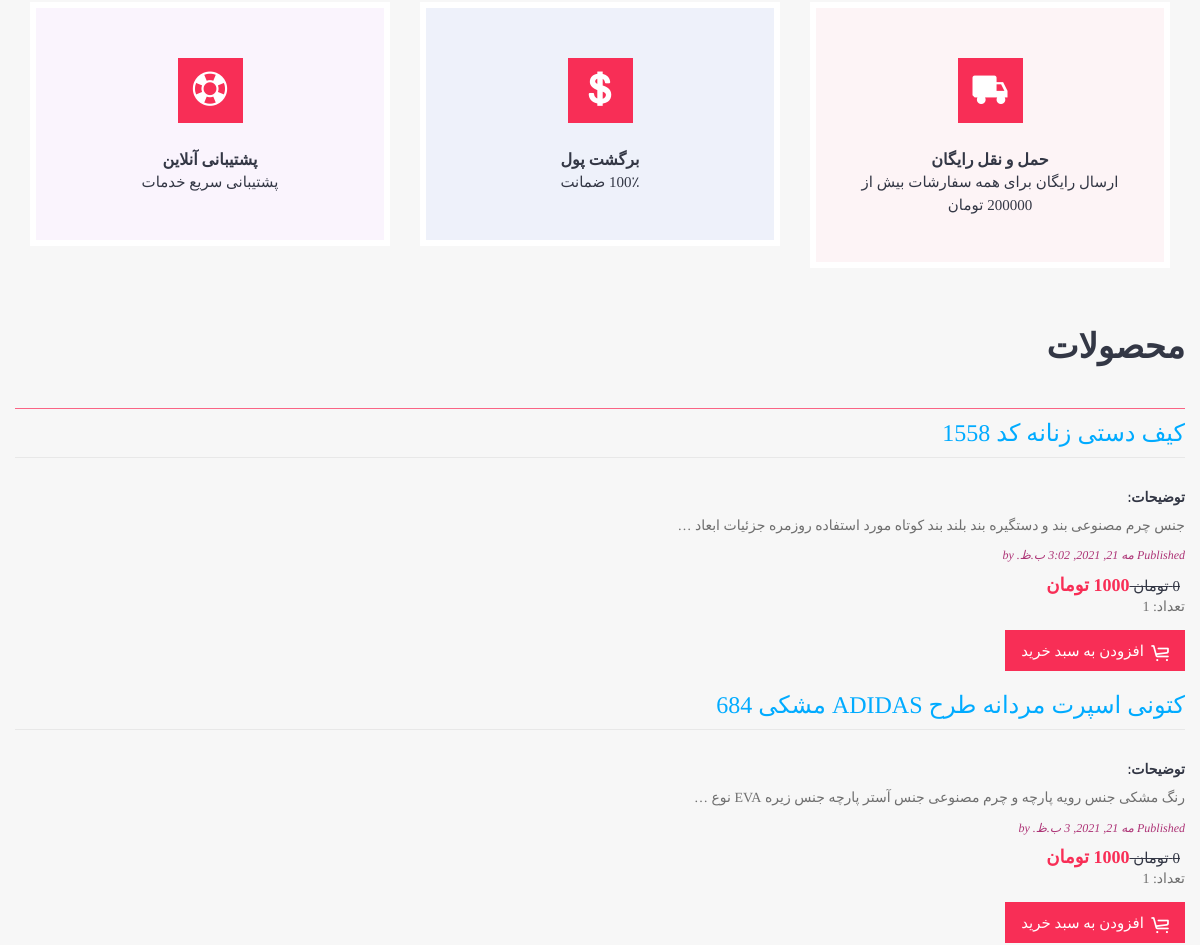
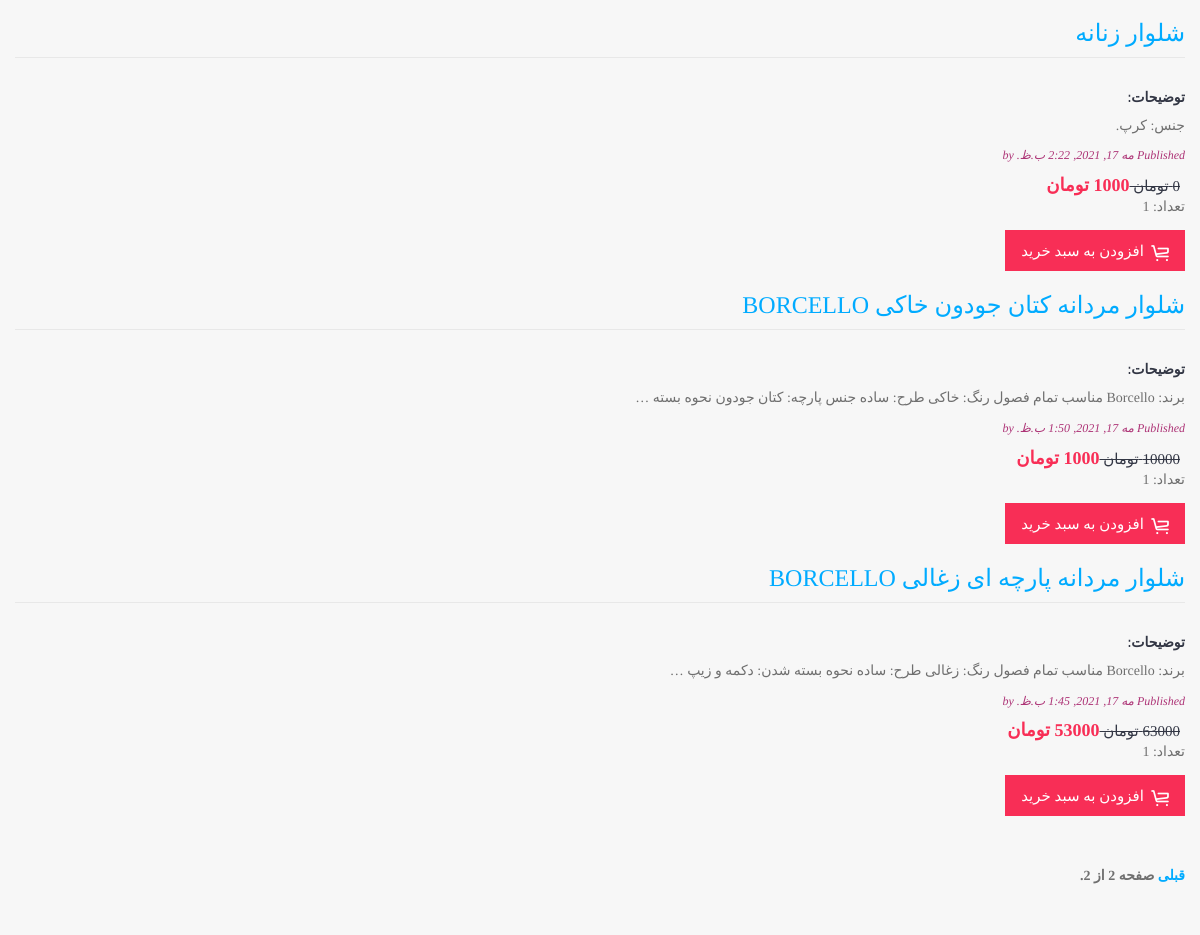
The app's page /shop/?page=2 (middle part), older data (2 pictures, top to bottom).
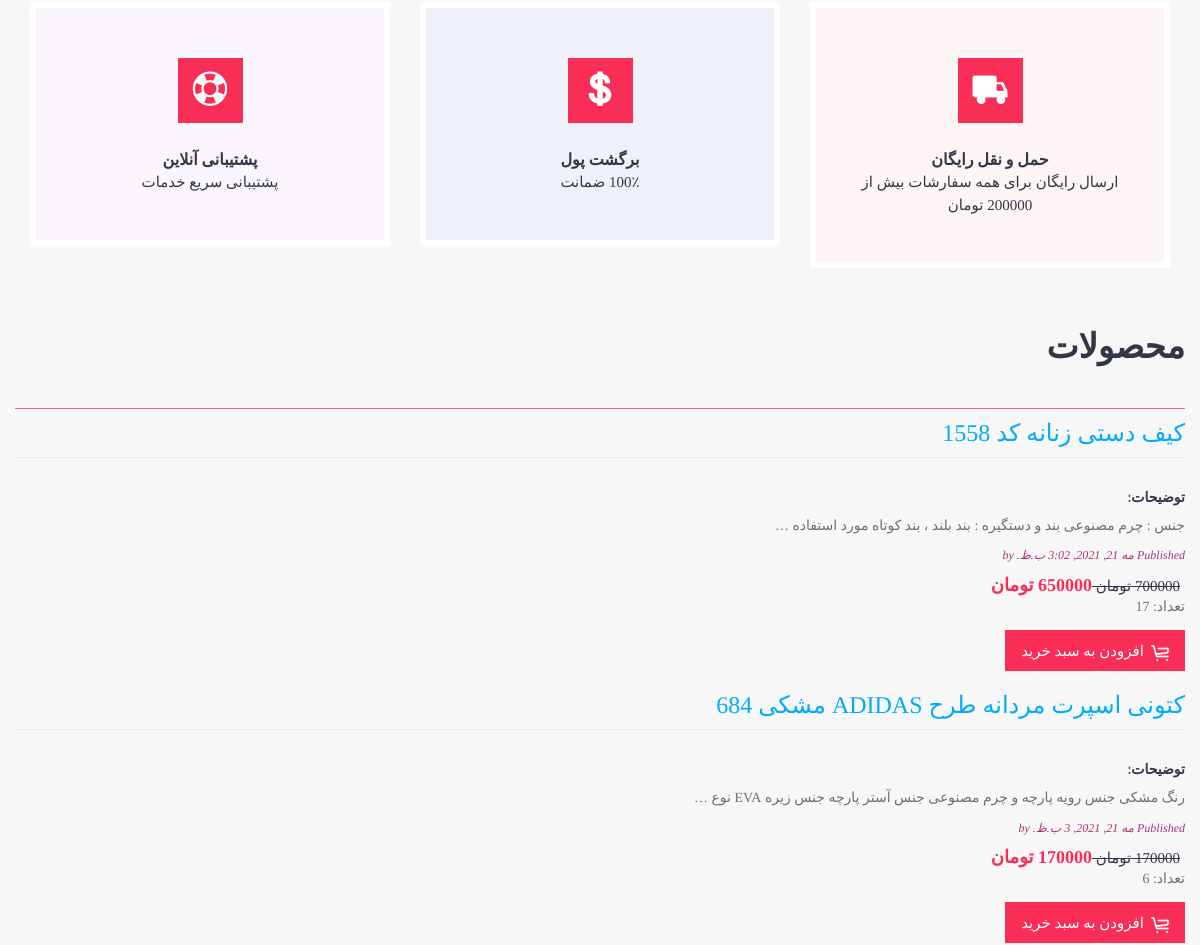
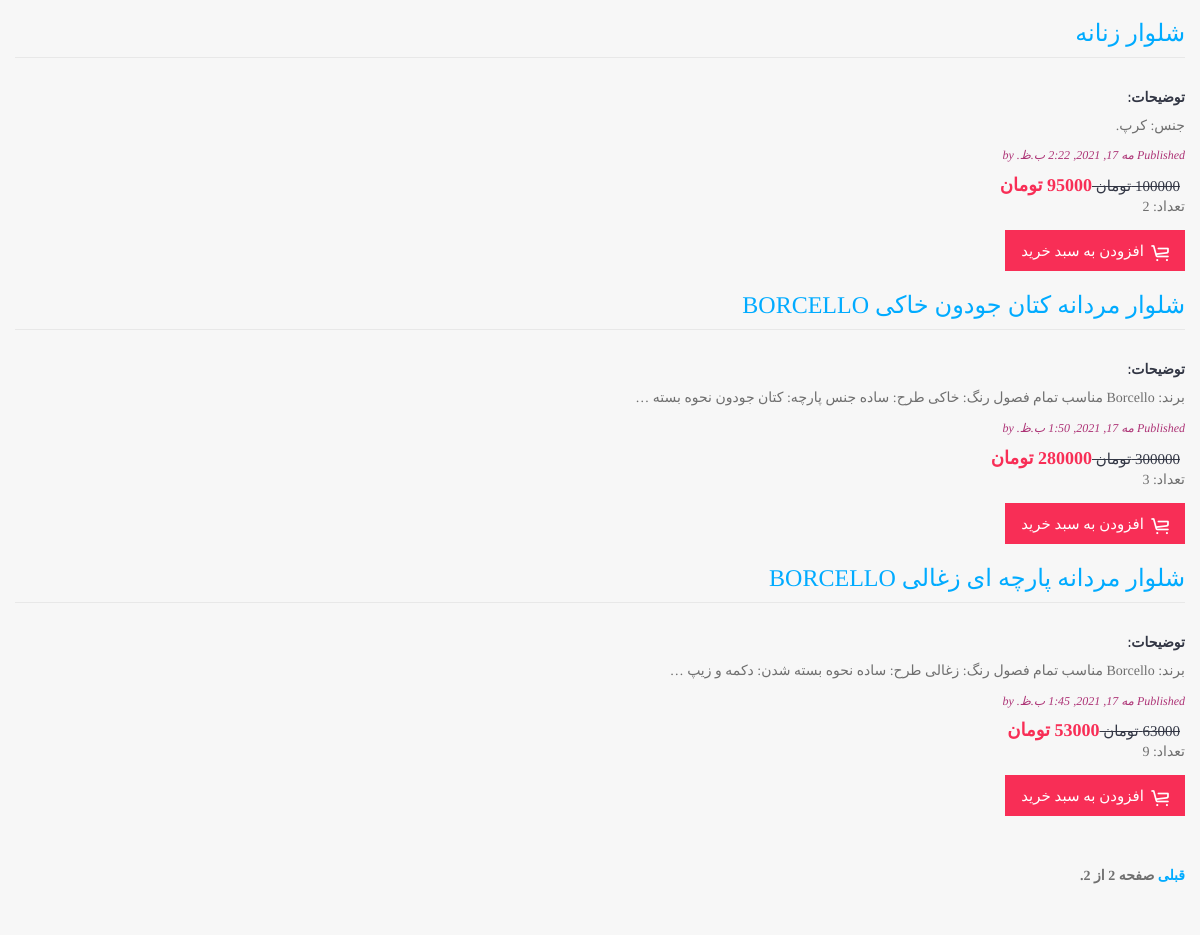
The same page, newer data (2 pictures, top to bottom).
### shop/models.py (models this page shows, shortened)
class shop(models.Model):
    title = models.CharField(max_length=250)
    slug = models.SlugField(max_length=250,unique_for_date='publish')
    user = models.ForeignKey(User,on_delete=models.CASCADE, related_name='Shop_posts')
    body = models.TextField()
    publish = models.DateTimeField(default=timezone.now)
    created = models.DateTimeField(auto_now_add=True)
    updated = models.DateTimeField(auto_now=True)
    price = models.IntegerField(default=1000)
    Discounted_price = models.IntegerField(default=1000)
    count = models.IntegerField(default=1)
    class Meta:
        ordering = ('-publish',)
    def get_absolute_url(self):
        return reverse('shop:post_detail',
                         args=[self.publish.year,self.publish.month,self.publish.day, self.slug])

### shop/views.py (the view)
# urls.py: path('',shop_list, name='shop_list'),
def shop_list(request):
        object_list = shop.objects.all()
        paginator = Paginator(object_list, 5) # 5 posts in each page
        try:
                page = request.GET.get('page')
        except:
                page=1
        try:
                posts = paginator.page(page)
        except PageNotAnInteger:
                posts = paginator.page(1)
        except EmptyPage:
                posts = paginator.page(paginator.num_pages)
        return render(request,
                        'shop/post/list.html',
                        {'page': page,
                        'posts': posts})

### shop/templates/shop/post/list.html (shortened to what the changed rows need)
{% load static %}
<!DOCTYPE html>
<html lang="en">
<head>
    <link href="{% static 'js/vendor/bootstrap/bootstrap.min.css' %}" rel="stylesheet">
    <link href="{% static 'js/vendor/slick/slick.css' %}" rel="stylesheet">
    <link href="{% static 'js/vendor/swiper/swiper.min.css' %}" rel="stylesheet">
    <link href="{% static 'js/vendor/magnificpopup/dist/magnific-popup.css' %}" rel="stylesheet">
    <link href="{% static 'js/vendor/nouislider/nouislider.css' %}" rel="stylesheet">
    <link href="{% static 'js/vendor/darktooltip/dist/darktooltip.css' %}" rel="stylesheet">
    <link href="{% static 'css/animate.css' %}" rel="stylesheet">
    <link href="{% static 'css/shop.css' %}" rel="stylesheet">
    <link href="{% static 'css/style.css' %}" rel="stylesheet">
    <link href="{% static 'css/megamenu.css' %}" rel="stylesheet">
    <link href="{% static 'css/style-rtl.css' %}" rel="stylesheet">
    <link href="{% static 'fonts/icomoon-reg/style.css' %}" rel="stylesheet">
</head>
<body class="boxed rtl">
<div id="wrapper">
    <div class="page-wrapper">
        <main class="page-main">
            {% block content %}
             <h1>محصولات</h1>
              {% for post in posts %}
                    <div class ="wrapper">
                        <div class="items">
                                <h2> <a href="{{ post.get_absolute_url }}">
                                    {{ post.title }}
                                </a> </h2>
                                <h4> توضیحات: </h4>
                                {{ post.body|truncatewords:15|linebreaks }}
                                    <p class="date">
                                    Published {{ post.publish }} by {{ post.author }}
                                    </p>
                                 <div class="price-box"> <span class="price-container"> <span
                                                            class="price-wrapper"> <span
                                                            class="old-price">   {{post.price}} تومان
                                                            </span> <span
                                                            class="special-price">{{post.Discounted_price}} تومان</span> </span>
															</span>
                                                            <p> تعداد: {{post.count}}   </div>
                                            <p>
                                                 <button class="btn add-to-cart" data-product="789123"><i class="icon icon-cart"></i><span>افزودن به سبد خرید</span></button>
                                             </p>
                    {% endfor %}
                    <br> <br>
                   {% include "pagination.html" with page=posts %}
                    {% endblock %}
        </main>
    </div>
</div>
</body>
</html>

Row changes from the older to the newer data that the page shows:
changed shop "کیف دستی زنانه کد 1558": body "جنس چرم مصنوعی بند و دستگیره بند بلند بند کوتاه مورد استفاده روزمره جزئیات ابعاد …" → "جنس : چرم مصنوعی بند و دستگیره : بند بلند ، بند کوتاه مورد استفاده …"; price "0" → "700000"; Discounted_price "1000" → "650000"; count "1" → "17"
changed shop "کتونی اسپرت مردانه طرح ADIDAS مشکی 684": price "0" → "170000"; Discounted_price "1000" → "170000"; count "1" → "6"
changed shop "شلوار زنانه": price "0" → "100000"; Discounted_price "1000" → "95000"; count "1" → "2"
changed shop "​شلوار مردانه کتان جودون خاکی BORCELLO": price "10000" → "300000"; Discounted_price "1000" → "280000"; count "1" → "3"
changed shop "شلوار مردانه پارچه‌ ای زغالی BORCELLO": count "1" → "9"
